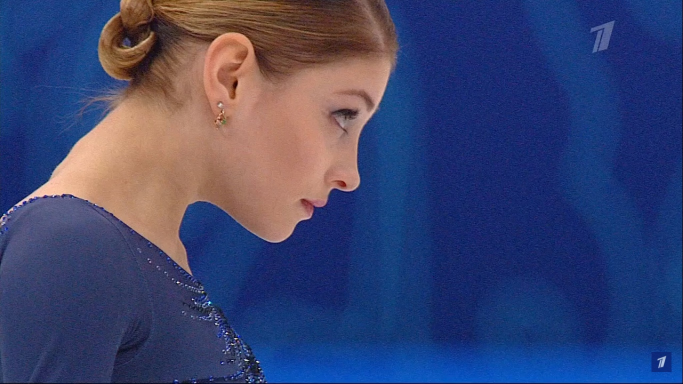
#> input picture pictures/tzLab1/1-1.jpg, 1366 x 768 px, found by its file name (shown at 1/2 size)
$ python lab1_1.py
#> lines starting #> are read from the running program, lines starting #| are printed output that depends on the picture
import cv2

def calc_next_time(time):
    return 4000 if time + 2000 > 11000 else time + 2000

path = r"D:\Main\Pituxon\zren\pictures\tzLab1\1-1.jpg"

img = cv2.imread(path,flags=cv2.IMREAD_COLOR)
#> img is the input picture: shape (768, 1366, 3); mean B, G, R 111, 68.1, 59.8
gray_img = cv2.cvtColor(img, cv2.COLOR_BGR2GRAY)
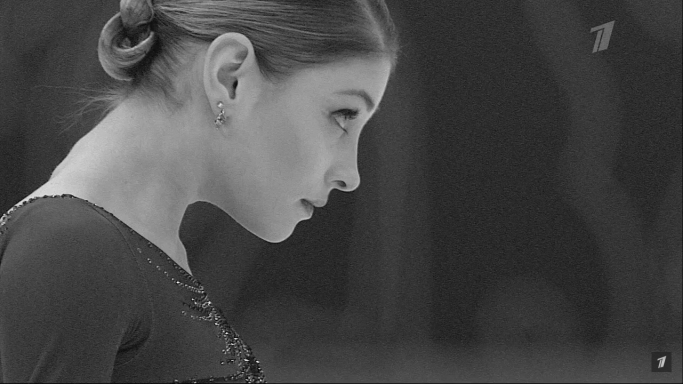
#> gray_img: shape (768, 1366) (shown at 1/2 size); min 1, max 254, mean 70.5
resized_img = cv2.resize(img, (0, 0), fx=0.5, fy=0.5, interpolation=cv2.INTER_AREA)
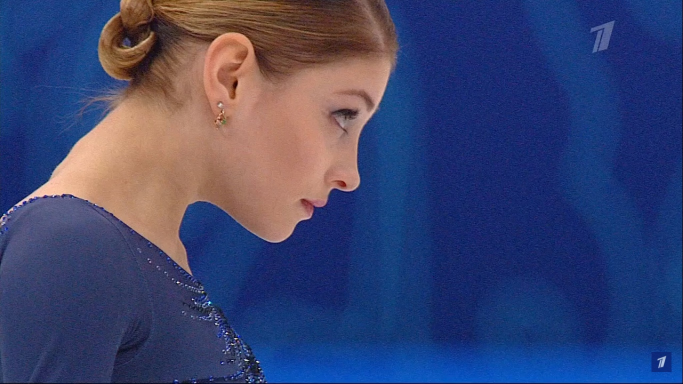
#> resized_img: shape (384, 683, 3); mean B, G, R 111.1, 68.2, 59.9
resized_gray_img = cv2.resize(gray_img, (0, 0), fx=0.25, fy=0.25, interpolation=cv2.INTER_AREA)
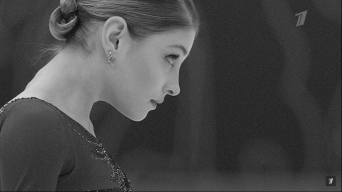
#> resized_gray_img: shape (192, 342); min 17, max 216, mean 70.4
b, g, r = cv2.split(img)
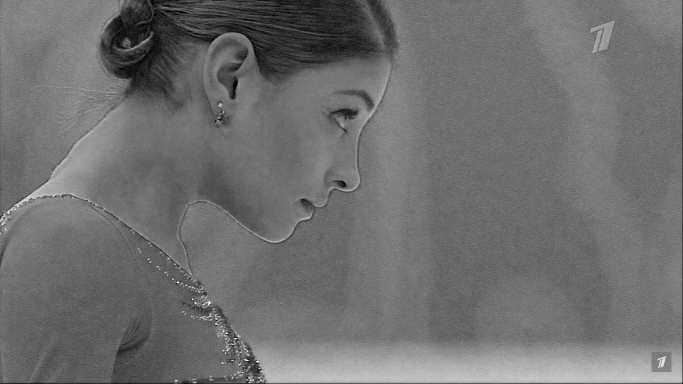
#> b: shape (768, 1366) (shown at 1/2 size); min 0, max 255, mean 111
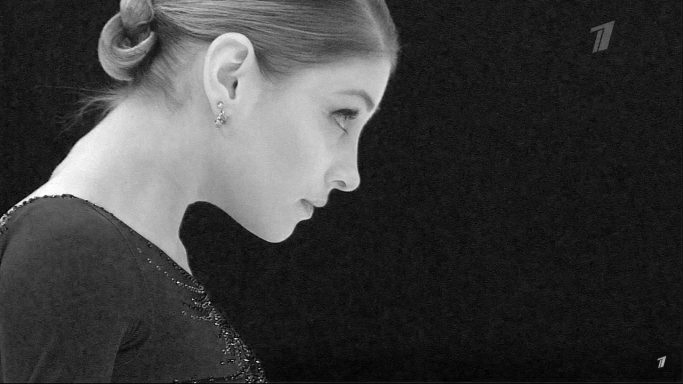
#> r: shape (768, 1366) (shown at 1/2 size); min 0, max 255, mean 59.8
swapped_img = cv2.merge([b, r, g])
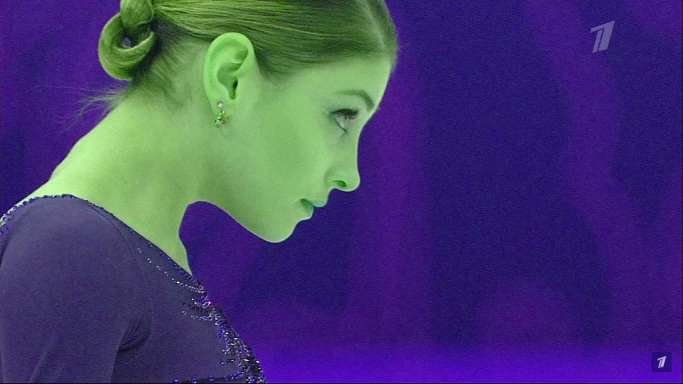
#> swapped_img: shape (768, 1366, 3) (shown at 1/2 size); mean of channels 0, 1, 2 111, 59.8, 68.1; drawn as B, G, R

imageList = [img, gray_img, resized_img, resized_gray_img, swapped_img ]

time = 5000

for i, image in enumerate(imageList):
    window = cv2.namedWindow("window",flags=cv2.WINDOW_AUTOSIZE )
    cv2.imshow("window", image)
    if(i != len(imageList)-1):
        cv2.waitKey(time)& 0xFF == 27
        time = calc_next_time(time)
        cv2.destroyWindow("window")
    else:
        while time>0:
            if cv2.waitKey(1) & 0xFF == 27:
                break
            else: time -= 1
        cv2.destroyWindow("window")
#> this loop made 5 passes
#> after the loop, time = 4000

$ run again, with pictures/tzLab1/1-2.jpg copied over pictures/tzLab1/1-1.jpg
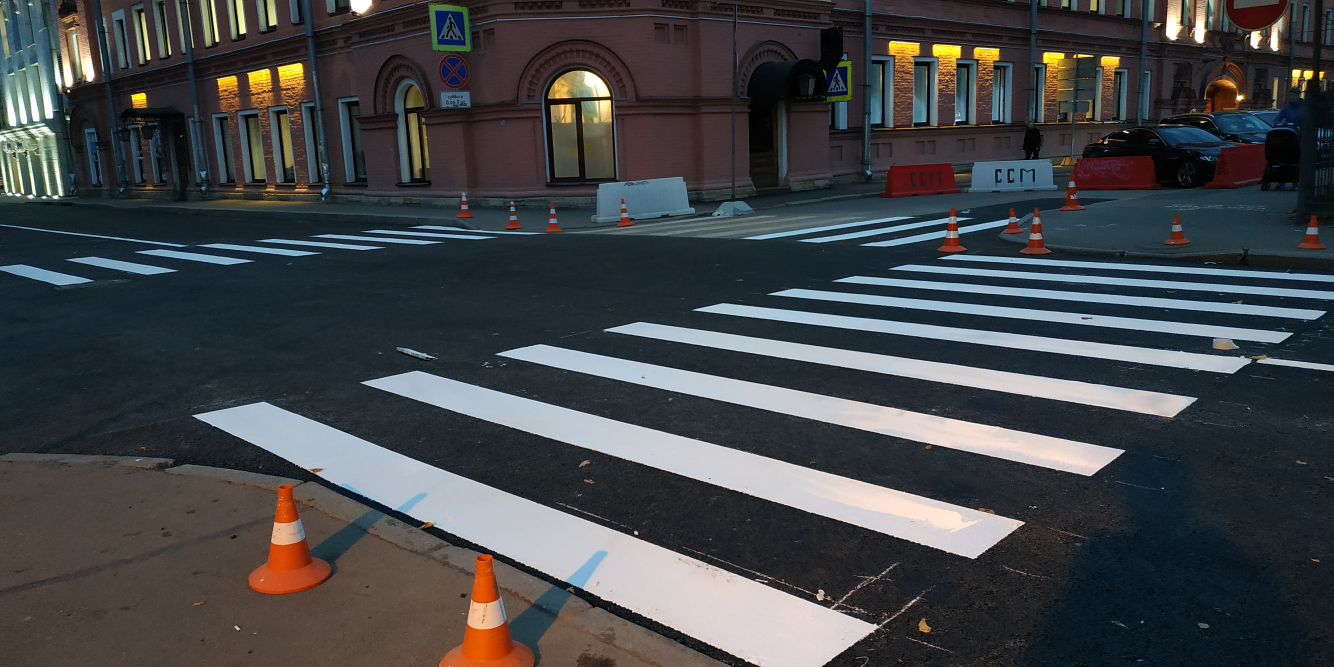
#> input picture pictures/tzLab1/1-2.jpg, 4000 x 2000 px, found by its file name (shown at 1/3 size)
#> img is the input picture: shape (2000, 4000, 3); mean B, G, R 72.2, 69.9, 67.6
#> `b, g, r = cv2.split(img)`:
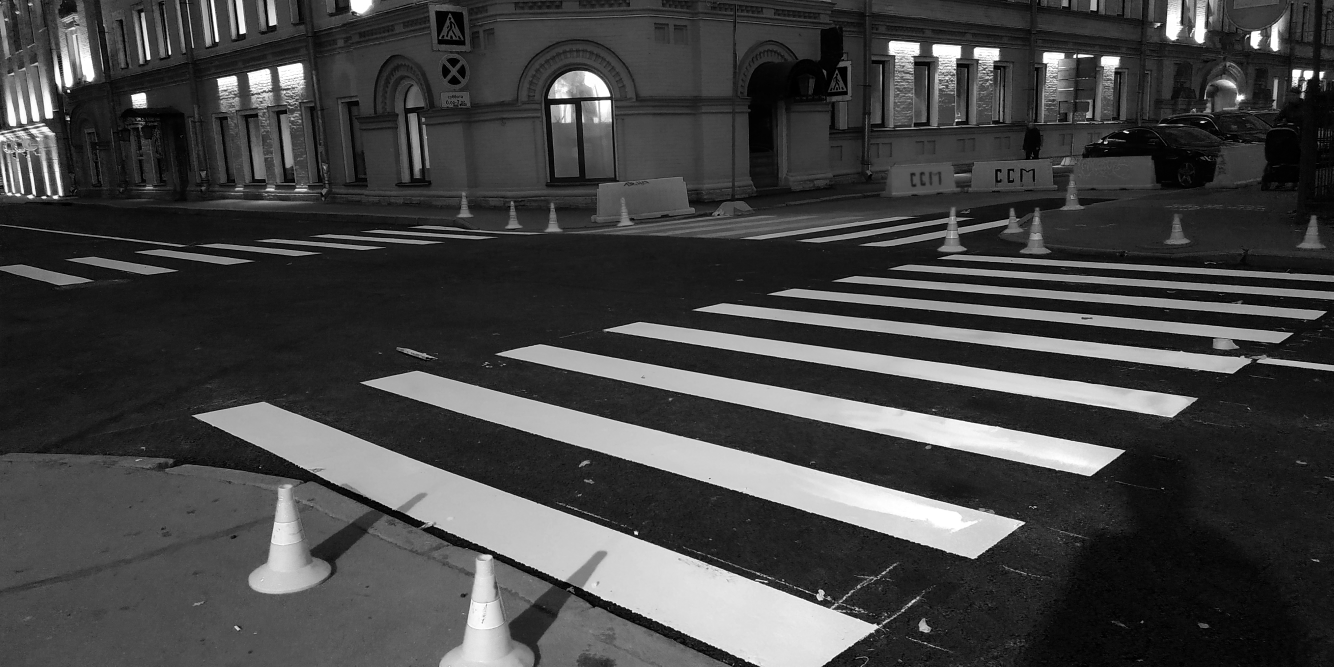
#> r: shape (2000, 4000) (shown at 1/3 size); min 0, max 255, mean 67.6
#> `swapped_img = cv2.merge([b, r, g])`:
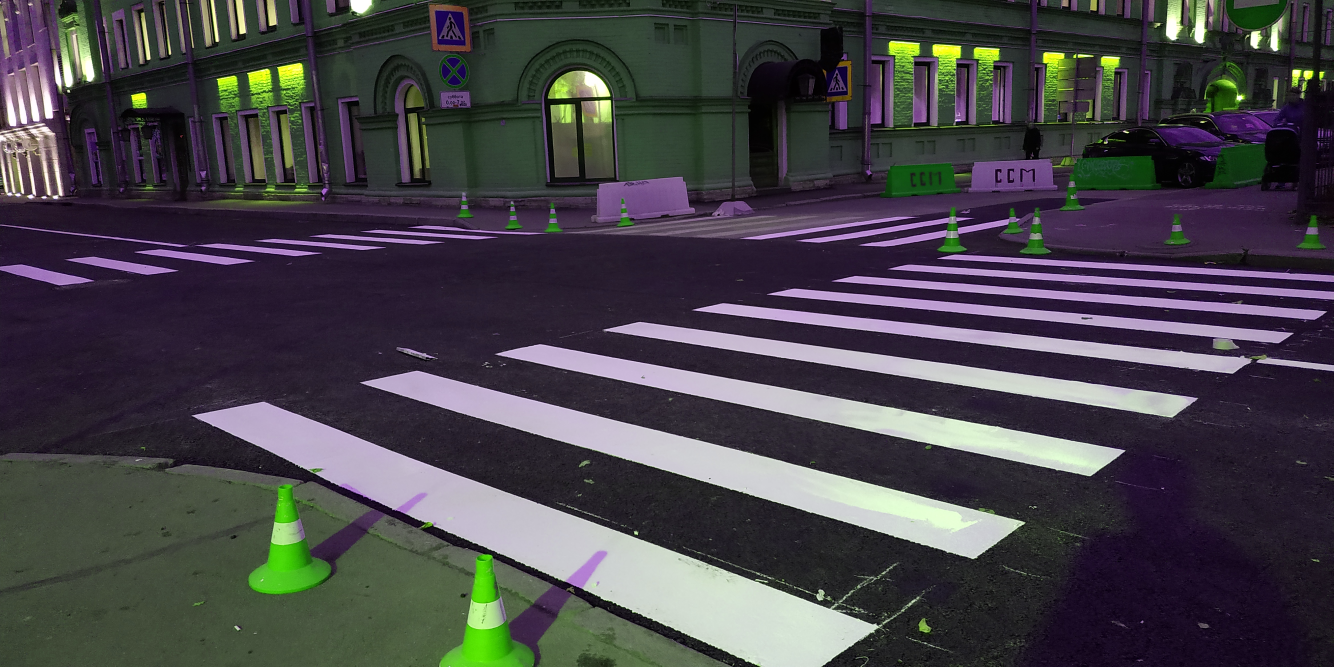
#> swapped_img: shape (2000, 4000, 3) (shown at 1/3 size); mean of channels 0, 1, 2 72.2, 67.6, 69.9; drawn as B, G, R
#> the loop `for i, image in enumerate(imageList):` made 5 passes
#> after the loop `for i, image in enumerate(imageList):`: time = 4000

$ run again, with pictures/tzLab1/1-5.jpg copied over pictures/tzLab1/1-1.jpg
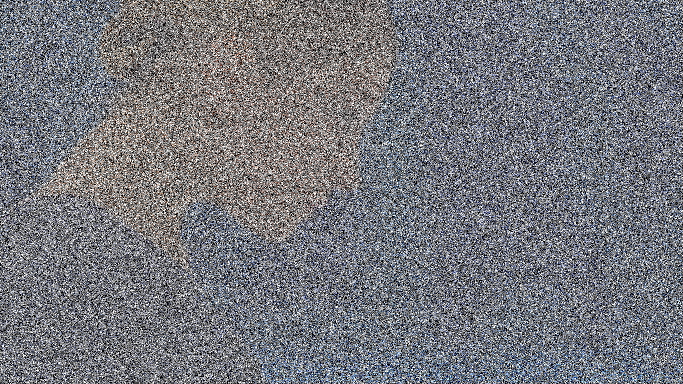
#> input picture pictures/tzLab1/1-5.jpg, 1366 x 768 px, found by its file name (shown at 1/2 size)
#> img is the input picture: shape (768, 1366, 3); mean B, G, R 124.6, 118.4, 117.1
#> `resized_gray_img = cv2.resize(gray_img, (0, 0), fx=0.25, fy=0.25, inte..`:
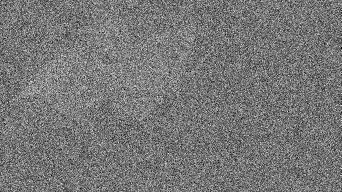
#> resized_gray_img: shape (192, 342); min 0, max 239, mean 118.7
#> `b, g, r = cv2.split(img)`:
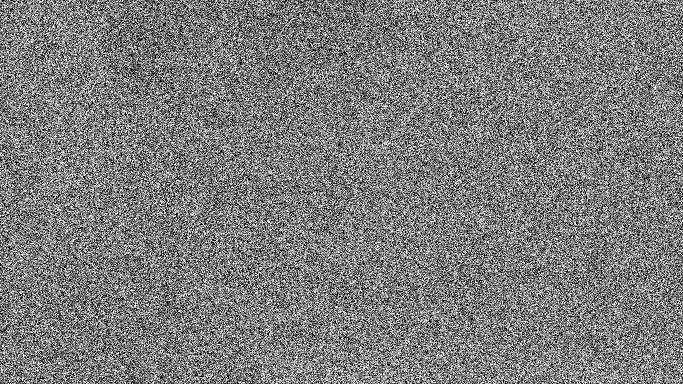
#> b: shape (768, 1366) (shown at 1/2 size); min 0, max 255, mean 124.6
#> the loop `for i, image in enumerate(imageList):` made 5 passes
#> after the loop `for i, image in enumerate(imageList):`: time = 4000

$ run again, with pictures/tzLab1/1-3.png saved as pictures/tzLab1/1-1.jpg
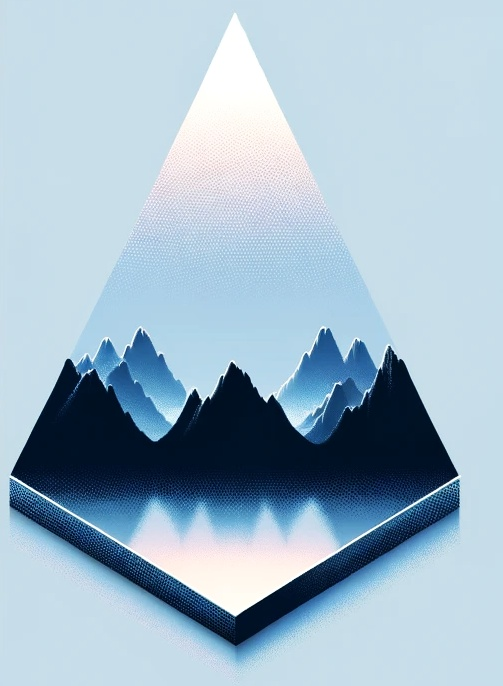
#> input picture pictures/tzLab1/1-3.png, 503 x 686 px, found by its file name
#> img is the input picture: shape (686, 503, 3); mean B, G, R 201, 183.9, 159.8
#> `b, g, r = cv2.split(img)`:
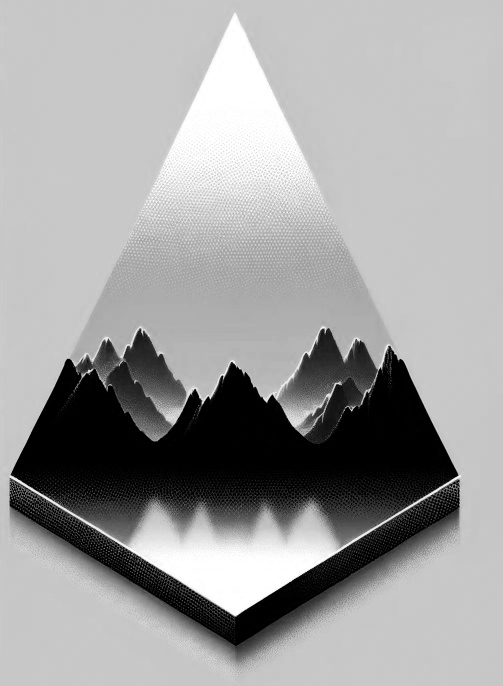
#> r: shape (686, 503); min 0, max 255, mean 159.8
#> `swapped_img = cv2.merge([b, r, g])`:
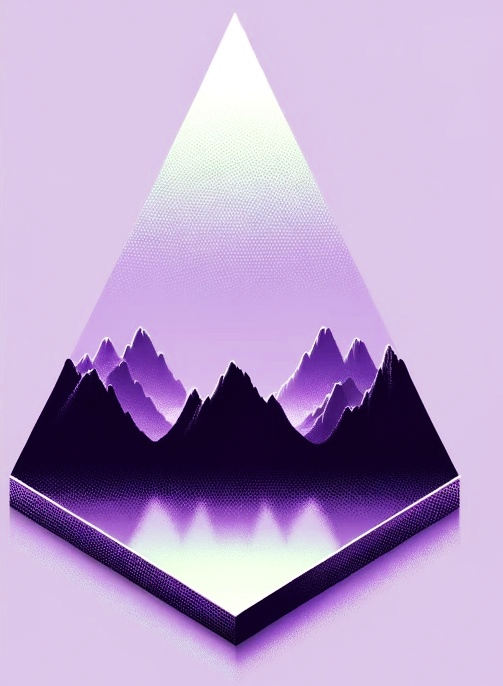
#> swapped_img: shape (686, 503, 3); mean of channels 0, 1, 2 201, 159.8, 183.9; drawn as B, G, R
#> the loop `for i, image in enumerate(imageList):` made 5 passes
#> after the loop `for i, image in enumerate(imageList):`: time = 4000
